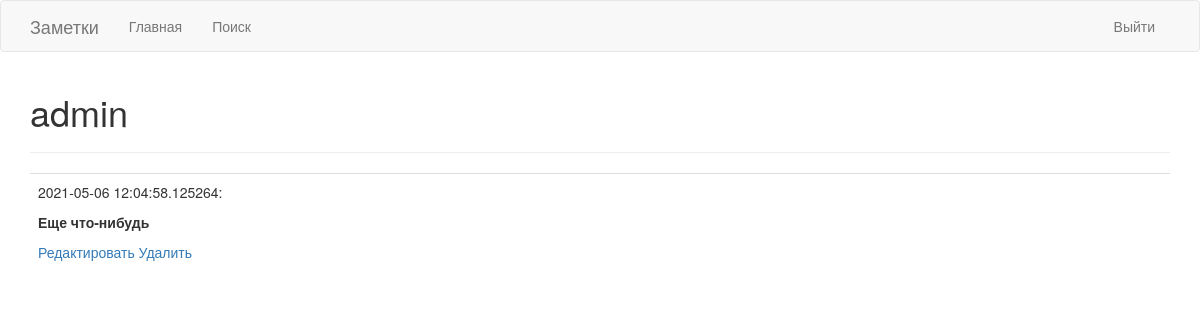
The app's page /post/2 (signed in) with its own data.
### app/models.py (models this page shows, shortened)
class User(UserMixin, db.Model):
    id = db.Column(db.Integer, primary_key=True)
    username = db.Column(db.String(64), index=True, unique=True)
    email = db.Column(db.String(120), index=True, unique=True)
    password_hash = db.Column(db.String(128))
    posts = db.relationship('Post', backref='author', lazy='dynamic')

class Post(db.Model):
    id = db.Column(db.Integer, primary_key=True)
    body = db.Column(db.String(140))
    timestamp = db.Column(db.DateTime, index=True, default=datetime.now)
    user_id = db.Column(db.Integer, db.ForeignKey('user.id'))

### app/routes.py (the view)
@app.route('/post/<id>')
@login_required
def post(id):
    user = current_user
    my_post = Post.query.filter_by(id=id).first_or_404()
    return render_template('post.html', user=user, post=my_post)

### app/models.py (called while the page is built)
@login.user_loader
def load_user(id):
    return User.query.get(int(id))

### app/templates/post.html
{% extends "base.html" %}
{% block app_content %}
<h1>{{user.username}}</h1>
<hr>
<table class="table">
    <tr>
       <td> {% if user.id == post.user_id %}
           <div><p>{{ post.timestamp}}: </p>
               <p><b>{{ post.body }}</b></p>
           <p><a href="{{ url_for('edit', id=post.id) }}">Редактировать </a>
           <span style="color: red;"><a href="{{ url_for('delete', id=post.id) }}">Удалить</a></span></p></div>
           {% else %}
           <div><p>Похоже, вы пытаетесь открыть не свою заметку</p></div>
        {% endif %}</td></tr>
        </table>
{% endblock %}

### records on screen
User: username "admin"
Post: timestamp "2021-05-06 12:04:58.125264", body "Еще что-нибудь"
